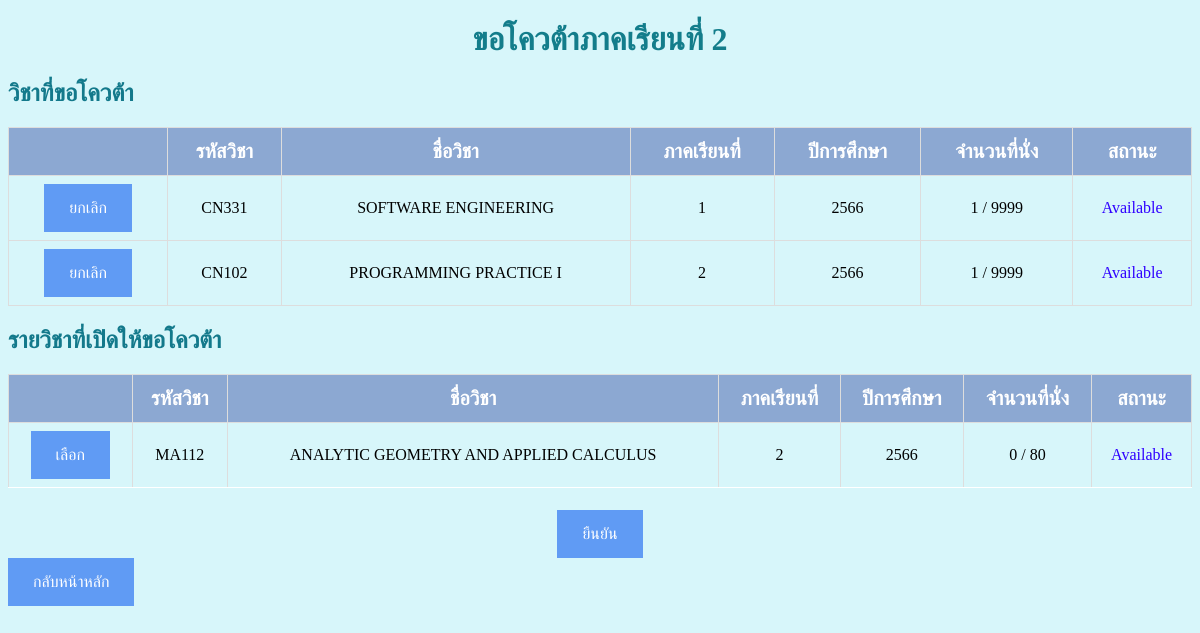
The page /quotaapp/quota_semester2/ (signed in) on the database as committed earlier.
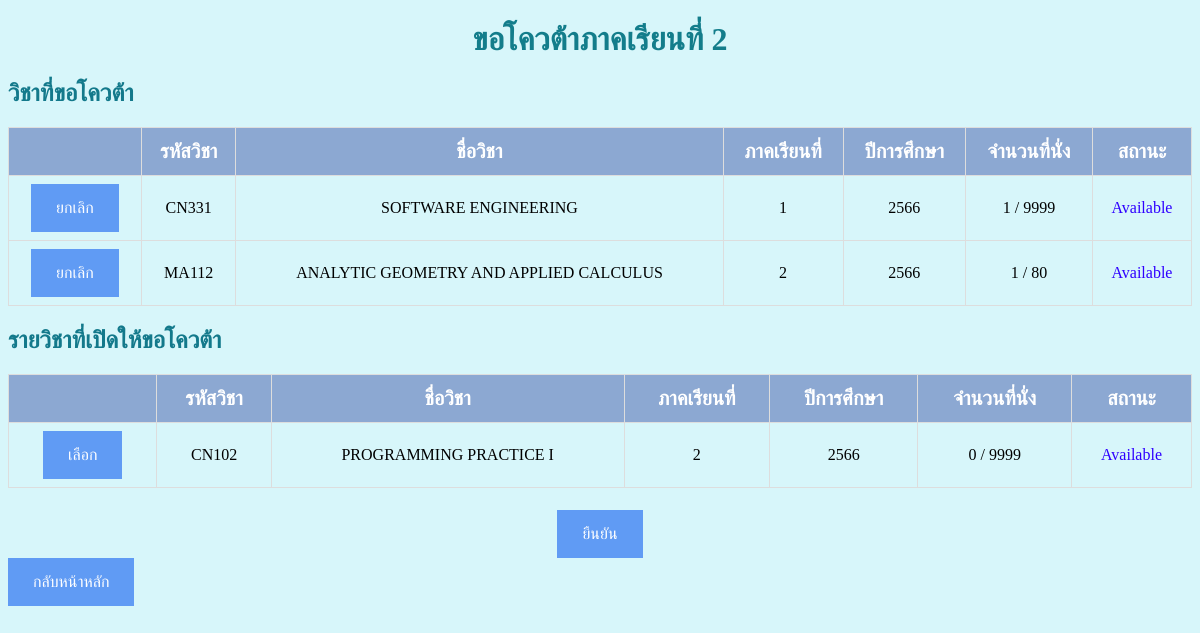
The same page on the database as committed later.
### quotaapp/models.py (models this page shows, shortened)
class Course(models.Model):
    course = models.ForeignKey(Subject, on_delete=models.CASCADE)
    semester = models.CharField(max_length=64)
    year = models.CharField(max_length=64)
    seat = models.PositiveIntegerField(default=0)
    current_seat = models.PositiveIntegerField(default=0)
    q_status = models.CharField(max_length=64, choices=[(
        'Available', 'Available'), ('Full', 'Full')], default="Available")
    status = models.BooleanField(default=True)
    class Meta:
        unique_together = ['course', 'semester', 'year']
    def __str__(self):
        return f"{self.course.subject_id} {self.semester} {self.year}"

class Subject(models.Model):
    subject_id = models.CharField(max_length=64, primary_key=True)
    subject_name = models.CharField(max_length=64)

### quotaapp/views.py (the view)
# urls.py: path('quota_semester2/', views.quota_semester2, name='quota_semester2'),
def quota_semester2(request):
    if not request.user.is_authenticated:
        return render(request, 'users/login.html')
    else:
        student = User.objects.get(username=request.user)
        student_info = Student.objects.get(student=student)
        course_apply = student_info.applys.all()
        other_course = Course.objects.exclude(
            id__in=course_apply.values_list('id', flat=True)).filter(status=True)
        return render(request, 'quotaapp/quota_semester2.html', {
            'student_info': student_info,
            'course_apply': course_apply,
            'other_course': other_course,
        })

### quotaapp/templates/quotaapp/quota_semester2.html (shortened to what this page needs)
{% extends 'quotaapp/layout.html' %}
{% block body %}
<h1 style="color:rgb(19, 125, 139);">ขอโควต้าภาคเรียนที่ 2</u></h1>
<h2 style="color:rgb(19, 121, 139);">วิชาที่ขอโควต้า</u></h2>
<table id="customers">
    <tr>
        <th style="font-size:125%;"> </th>
        <th style="font-size:125%;">
            <center> รหัสวิชา </center>
        </th>
        <th style="font-size:125%;">
            <center> ชื่อวิชา </center>
        </th>
        <th style="font-size:125%;">
            <center> ภาคเรียนที่ </center>
        </th>
        <th style="font-size:125%;">
            <center> ปีการศึกษา </center>
        </th>
        <th style="font-size:125%;">
            <center> จำนวนที่นั่ง </center>
        </th>
        <th style="font-size:125%;">
            <center> สถานะ </center>
        </th>
    </tr>
    {%for course in course_apply %}
    <tr>
        <td> <a href="{% url 'quotaapp:cancel' course%}">ยกเลิก</a></td>
        <td>{{course.course.subject_id}}</td>
        <td>{{course.course.subject_name}}</td>
        <td>{{course.semester}}</td>
        <td>{{course.year}}</td>
        <td>{{course.current_seat}} / {{course.seat}}</td>
        <td style="color:rgb(47, 0, 255);">{{course.q_status}}</td>
    </tr>
    {% endfor %}
</table>
<h2 style="color:rgb(19, 121, 139);">รายวิชาที่เปิดให้ขอโควต้า</u></h2>
<table id="customers">
    <tr>
        <th style="font-size:125%;"> </th>
        <th style="font-size:125%;">
            <center> รหัสวิชา </center>
        </th>
        <th style="font-size:125%;">
            <center> ชื่อวิชา </center>
        </th>
        <th style="font-size:125%;">
            <center> ภาคเรียนที่ </center>
        </th>
        <th style="font-size:125%;">
            <center> ปีการศึกษา </center>
        </th>
        <th style="font-size:125%;">
            <center> จำนวนที่นั่ง </center>
        </th>
        <th style="font-size:125%;">
            <center> สถานะ </center>
        </th>
    </tr>
    {%for course in other_course %}
    <tr>
        {% if course.semester == '2' %}
        <td> <a href="{% url 'quotaapp:request' course%}">เลือก</a></td>
        <td>{{course.course.subject_id}}</td>
        <td>{{course.course.subject_name}}</td>
        <td>{{course.semester}}</td>
        <td>{{course.year}}</td>
        <td>{{course.current_seat}} / {{course.seat}}</td>
        <td style="color:rgb(47, 0, 255);">{{course.q_status}}</td>
        {% endif %}
    </tr>
    {% endfor %}
</table>
<center>
    <a href="{% url 'quotaapp:complete' %}"> ยืนยัน </a>
</center>
<a href="{% url 'users:index' %}">กลับหน้าหลัก</a>
{% endblock %}

Rows that differ between the two databases and show on the page:
changed Course "MA112": moves from the list under "รายวิชาที่เปิดให้ขอโควต้า" to the list under "วิชาที่ขอโควต้า"
changed Course "CN102": moves from the list under "วิชาที่ขอโควต้า" to the list under "รายวิชาที่เปิดให้ขอโควต้า"
